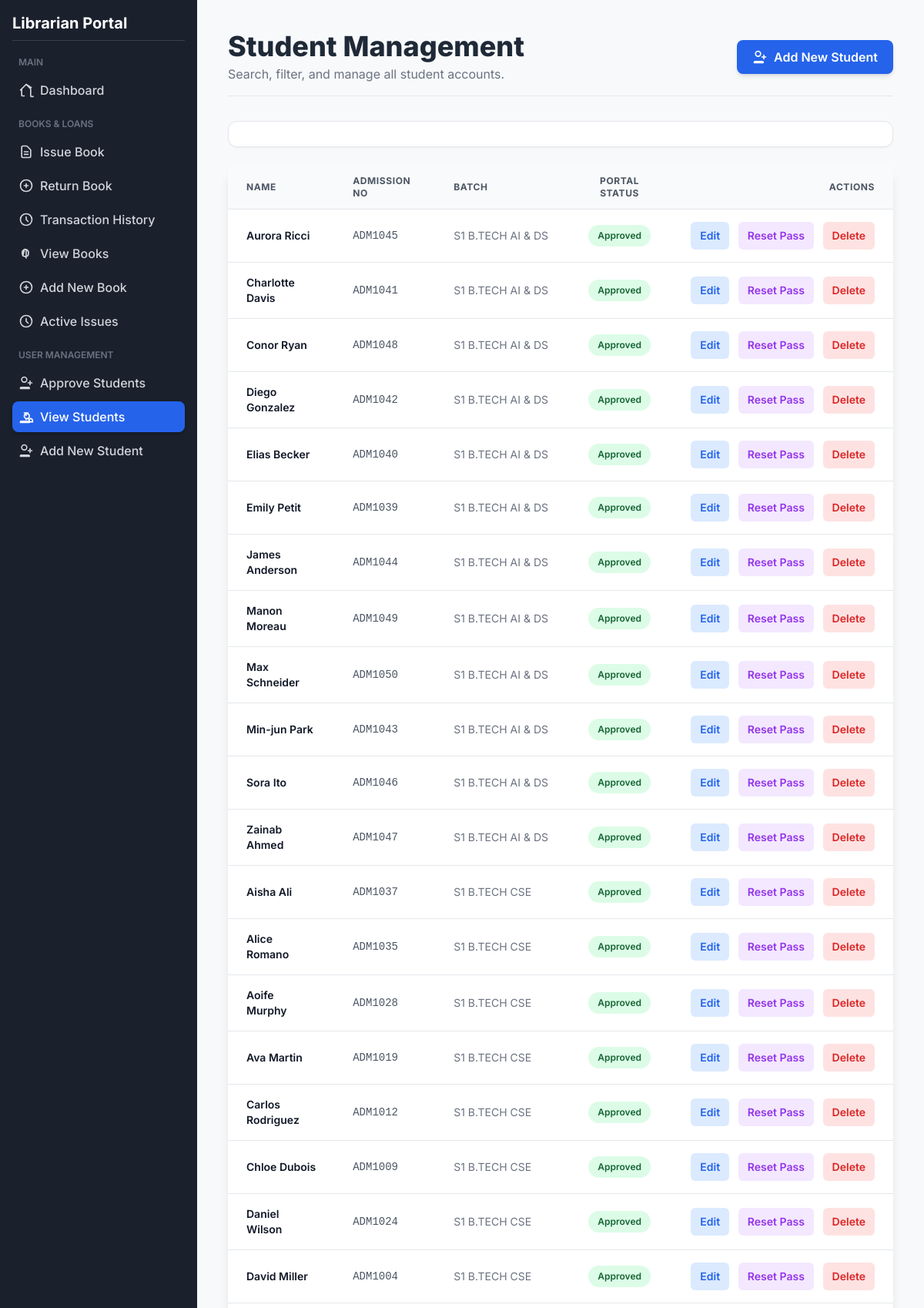
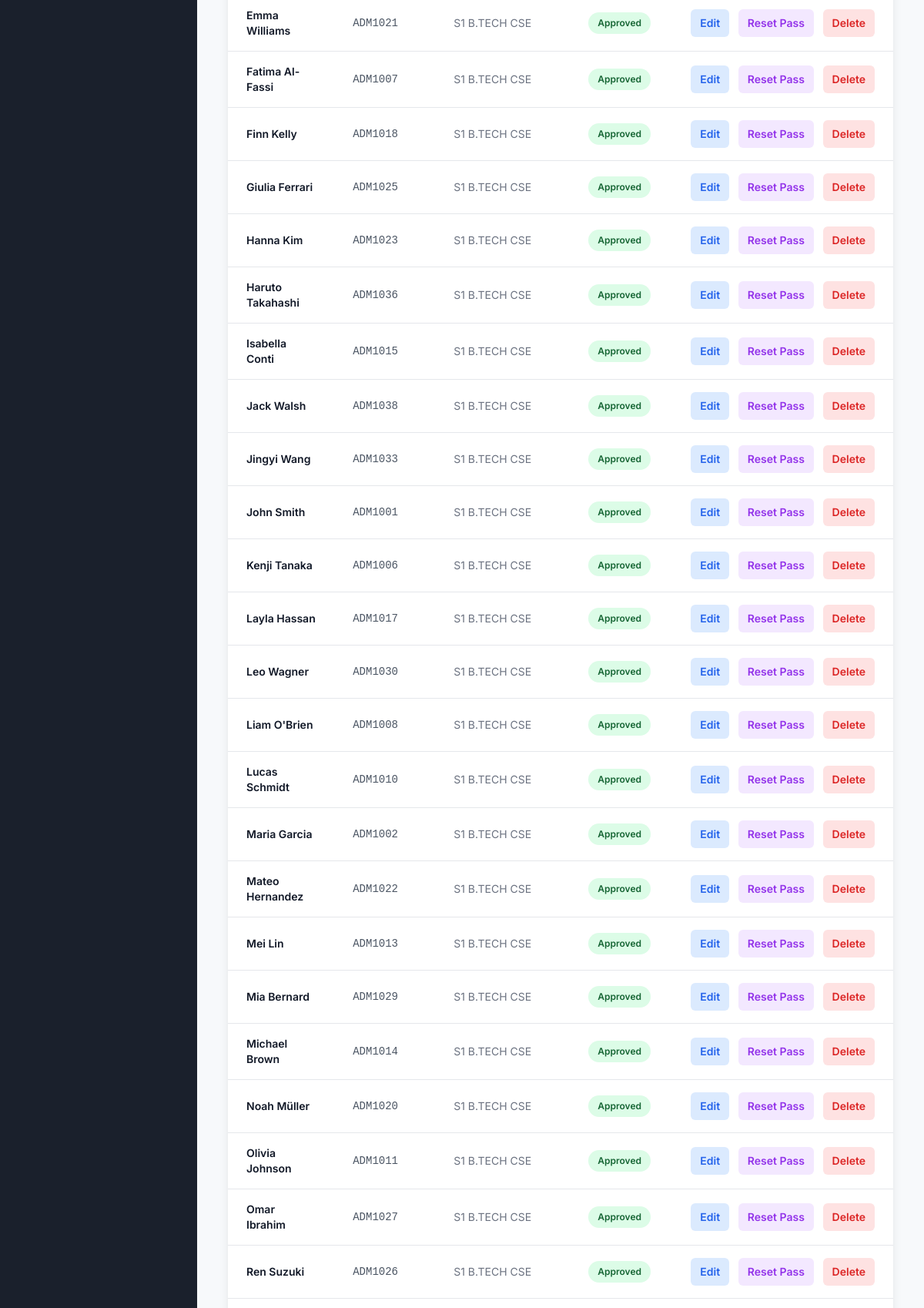
Screenshot of /view_students (signed in, upper part) with the database file from the repository (2 pictures, top to bottom).
### tables this page shows
CREATE TABLE students_auth (
                id INTEGER PRIMARY KEY AUTOINCREMENT,
                admission_no TEXT UNIQUE NOT NULL,
                password_hash TEXT NOT NULL,
                is_approved BOOLEAN NOT NULL DEFAULT 0,
                FOREIGN KEY(admission_no) REFERENCES students(admission_no) ON DELETE CASCADE
            );

CREATE TABLE students (
                            id INTEGER PRIMARY KEY AUTOINCREMENT,
                            admission_no TEXT UNIQUE NOT NULL,
                            name TEXT NOT NULL,
                            batch TEXT NOT NULL
                        );

### app.py (the view)
@app.route("/view_students")
@login_required
def view_students():
    query = request.args.get('query', '')
    batch_filter = request.args.get('batch', 'all')
    status_filter = request.args.get('status', 'all')
    sql = """
        SELECT s.id, s.admission_no, s.name, s.batch, sa.is_approved
        FROM students s
        LEFT JOIN students_auth sa ON s.admission_no = sa.admission_no
    """
    params = []
    conditions = []
    if query:
        search_term = f"%{query}%"
        conditions.append("(s.name LIKE ? OR s.admission_no LIKE ?)")
        params.extend([search_term, search_term])
    if batch_filter != 'all':
        conditions.append("s.batch = ?")
        params.append(batch_filter)
    if status_filter == 'approved':
        conditions.append("sa.is_approved = 1")
    elif status_filter == 'pending':
        conditions.append("(sa.is_approved = 0 OR sa.is_approved IS NULL)")
    if conditions:
        sql += " WHERE " + " AND ".join(conditions)
    sql += " ORDER BY s.batch, s.name"
    with get_connection() as conn:
        students = conn.execute(sql, tuple(params)).fetchall()
        batches = conn.execute("SELECT DISTINCT batch FROM students ORDER BY batch ASC").fetchall()
    return render_template("view_students.html",
                           students=students,
                           batches=batches,
                           search_query=query,
                           current_batch=batch_filter,
                           current_status=status_filter)

### app.py (called while the page is built)
def get_connection():
    return SQLiteContext(DB_NAME)

def login_required(f):
    @wraps(f)
    def decorated_function(*args, **kwargs):
        if not session.get('logged_in'):
            flash('Please log in to access this page.', 'danger')
            return redirect(url_for('login'))
        return f(*args, **kwargs)
    return decorated_function

@app.context_processor
def inject_pending_count():
    with get_connection() as conn:
        try:
            count = conn.execute("SELECT COUNT(id) FROM students_auth WHERE is_approved = 0").fetchone()[0]
            return dict(pending_count=count)
        except:
            return dict(pending_count=0)

    def __enter__(self):
        self.conn = sqlite3.connect(self.db_name)
        self.conn.row_factory = sqlite3.Row
        self.conn.execute('PRAGMA foreign_keys = ON;')
        return self.conn

    def __exit__(self, exc_type, exc_val, exc_tb):
        if exc_type is None and self.conn:
            self.conn.commit()
        if self.conn:
            self.conn.close()
        return False

### templates/view_students.html (shortened to what this page needs)
<!DOCTYPE html>
<html lang="en">
<head>
    <script src="https://cdn.tailwindcss.com"></script>
</head>
<body class="min-h-screen">
    <div class="md:flex">
        <div class="sidebar w-full md:w-64 p-4 flex-shrink-0 md:flex md:flex-col md:h-screen md:sticky md:top-0">
            <div class="flex-grow">
                <h2 class="text-xl font-bold text-white mb-4 border-b border-gray-700 pb-2">Librarian Portal</h2>
                <nav class="flex flex-col space-y-1">
                    <span class="text-xs uppercase text-gray-500 px-2 pt-1 pb-1 font-semibold block">Main</span>
                    <a href="{{ url_for('index') }}" class="nav-link flex items-center p-2 rounded-lg text-gray-300 font-medium">
                        <svg class="w-5 h-5 mr-2" fill="none" stroke="currentColor" viewBox="0 0 24 24"><path stroke-linecap="round" stroke-linejoin="round" stroke-width="2" d="M3 12l2-2m0 0l7-7 7 7M5 10v10a1 1 0 001 1h3m10-10v10a1 1 0 001 1h3m-3-14L12 3l-7 7"></path></svg>
                        Dashboard
                    </a>
                    <span class="text-xs uppercase text-gray-500 px-2 pt-3 pb-1 font-semibold block">Books & Loans</span>
                    <a href="{{ url_for('issue_book') }}" class="nav-link flex items-center p-2 rounded-lg text-gray-300 font-medium">
                        <svg class="w-5 h-5 mr-2" fill="none" stroke="currentColor" viewBox="0 0 24 24"><path stroke-linecap="round" stroke-linejoin="round" stroke-width="2" d="M9 12h6m-6 4h6m2 5H7a2 2 0 01-2-2V5a2 2 0 012-2h5.586a1 1 0 01.707.293l5.414 5.414a1 1 0 01.293.707V19a2 2 0 01-2 2z"></path></svg>
                        Issue Book
                    </a>
                    <a href="{{ url_for('return_book') }}" class="nav-link flex items-center p-2 rounded-lg text-gray-300 font-medium">
                        <svg class="w-5 h-5 mr-2" fill="none" stroke="currentColor" viewBox="0 0 24 24"><path stroke-linecap="round" stroke-linejoin="round" stroke-width="2" d="M12 9v3m0 0v3m0-3h3m-3 0H9m12 0a9 9 0 11-18 0 9 9 0 0118 0z"></path></svg>
                        Return Book
                    </a>
                    <a href="{{ url_for('transaction_history') }}" class="nav-link flex items-center p-2 rounded-lg text-gray-300 font-medium">
                        <svg class="w-5 h-5 mr-2" fill="none" stroke="currentColor" viewBox="0 0 24 24"><path stroke-linecap="round" stroke-linejoin="round" stroke-width="2" d="M12 8v4l3 3m6-3a9 9 0 11-18 0 9 9 0 0118 0z"></path></svg>
                        Transaction History
                    </a>
                    <a href="{{ url_for('view_books') }}" class="nav-link flex items-center p-2 rounded-lg text-gray-300 font-medium">
                        View Books
                    </a>
                    <a href="{{ url_for('add_book') }}" class="nav-link flex items-center p-2 rounded-lg text-gray-300 font-medium">
                        <svg class="w-5 h-5 mr-2" fill="none" stroke="currentColor" viewBox="0 0 24 24"><path stroke-linecap="round" stroke-linejoin="round" stroke-width="2" d="M12 9v3m0 0v3m0-3h3m-3 0H9m12 0a9 9 0 11-18 0 9 9 0 0118 0z"></path></svg>
                        Add New Book
                    </a>
                    <a href="{{ url_for('active_issues') }}" class="nav-link flex items-center p-2 rounded-lg text-gray-300 font-medium">
                        <svg class="w-5 h-5 mr-2" fill="none" stroke="currentColor" viewBox="0 0 24 24"><path stroke-linecap="round" stroke-linejoin="round" stroke-width="2" d="M12 8v4l3 3m6-3a9 9 0 11-18 0 9 9 0 0118 0z"></path></svg>
                        Active Issues
                    </a>
                    <span class="text-xs uppercase text-gray-500 px-2 pt-3 pb-1 font-semibold block">User Management</span>
                    <a href="{{ url_for('approve_students') }}" class="nav-link flex items-center p-2 rounded-lg text-gray-300 font-medium">
                         <svg class="w-5 h-5 mr-2" fill="none" stroke="currentColor" viewBox="0 0 24 24"><path stroke-linecap="round" stroke-linejoin="round" stroke-width="2" d="M18 9v3m0 0v3m0-3h3m-3 0h-3m-2-5a4 4 0 11-8 0 4 4 0 018 0zM3 20a1 1 0 011-1h12a1 1 0 011 1v1h-14v-1z"></path></svg>
                        <span>Approve Students</span>
                    </a>
                    <a href="{{ url_for('view_students') }}" class="nav-link-active flex items-center p-2 rounded-lg text-white bg-blue-600 font-medium shadow-md">
                        <svg class="w-5 h-5 mr-2" fill="none" stroke="currentColor" viewBox="0 0 24 24"><path stroke-linecap="round" stroke-linejoin="round" stroke-width="2" d="M17 20h5v-2a3 3 0 00-5.356-1.857M17 20v-2a3 3 0 00-5.356-1.857M12 10V6M9 6h6m2 5a4 4 0 11-8 0 4 4 0 018 0zM3 20a1 1 0 011-1h12a1 1 0 011 1v1h-14v-1z"></path></svg>
                        View Students
                    </a>
                    <a href="{{ url_for('add_student') }}" class="nav-link flex items-center p-2 rounded-lg text-gray-300 font-medium">
                        <svg class="w-5 h-5 mr-2" fill="none" stroke="currentColor" viewBox="0 0 24 24"><path stroke-linecap="round" stroke-linejoin="round" stroke-width="2" d="M18 9v3m0 0v3m0-3h3m-3 0h-3m-2-5a4 4 0 11-8 0 4 4 0 018 0zM3 20a1 1 0 011-1h12a1 1 0 011 1v1h-14v-1z"></path></svg>
                        Add New Student
                    </a>
                </nav>
            </div>
        </div>
        <main class="flex-grow p-10">
            <header class="mb-8 flex flex-col md:flex-row justify-between items-start md:items-center pb-4 border-b border-gray-200">
                <div>
                    <h1 class="text-4xl font-extrabold text-gray-800">Student Management</h1>
                    <p class="text-gray-500 mt-1">Search, filter, and manage all student accounts.</p>
                </div>
                <a href="{{ url_for('add_student') }}" class="mt-4 md:mt-0 px-5 py-2.5 bg-blue-600 text-white font-semibold rounded-lg shadow-md hover:bg-blue-700 transition duration-150 flex items-center">
                    <svg class="w-5 h-5 mr-2" fill="none" stroke="currentColor" viewBox="0 0 24 24"><path stroke-linecap="round" stroke-linejoin="round" stroke-width="2" d="M18 9v3m0 0v3m0-3h3m-3 0h-3m-2-5a4 4 0 11-8 0 4 4 0 018 0zM3 20a1 1 0 011-1h12a1 1 0 011 1v1h-14v-1z"></path></svg>
                    Add New Student
                </a>
            </header>
            <div class="mb-6 bg-white p-4 rounded-xl shadow-sm border border-gray-200">
                </div>
            <div class="overflow-x-auto bg-white rounded-xl shadow-lg">
                <table class="min-w-full divide-y divide-gray-200">
                    <thead class="bg-gray-50">
                        <tr>
                            <th class="px-6 py-3 text-left text-xs font-bold text-gray-600 uppercase tracking-wider">Name</th>
                            <th class="px-6 py-3 text-left text-xs font-bold text-gray-600 uppercase tracking-wider">Admission No</th>
                            <th class="px-6 py-3 text-left text-xs font-bold text-gray-600 uppercase tracking-wider">Batch</th>
                            <th class="px-6 py-3 text-center text-xs font-bold text-gray-600 uppercase tracking-wider">Portal Status</th>
                            <th class="px-6 py-3 text-right text-xs font-bold text-gray-600 uppercase tracking-wider">Actions</th>
                        </tr>
                    </thead>
                    <tbody class="bg-white divide-y divide-gray-200">
                        {% if students %}
                            {% for student in students %}
                            <tr class="hover:bg-gray-50 transition duration-150">
                                <td class="px-6 py-4 text-sm font-semibold text-gray-900">{{ student.name }}</td>
                                <td class="px-6 py-4 whitespace-nowrap text-sm text-gray-600 font-mono">{{ student.admission_no }}</td>
                                <td class="px-6 py-4 whitespace-nowrap text-sm text-gray-500">{{ student.batch }}</td>
                                <td class="px-6 py-4 whitespace-nowrap text-center">
                                    {% if student.is_approved == 1 %}
                                        <span class="px-3 py-1 inline-flex text-xs leading-5 font-semibold rounded-full bg-green-100 text-green-800">Approved</span>
                                    {% elif student.is_approved == 0 %}
                                        <span class="px-3 py-1 inline-flex text-xs leading-5 font-semibold rounded-full bg-yellow-100 text-yellow-800">Pending</span>
                                    {% else %}
                                        <span class="px-3 py-1 inline-flex text-xs leading-5 font-semibold rounded-full bg-gray-100 text-gray-800">Not Registered</span>
                                    {% endif %}
                                </td>
                                <td class="px-6 py-4 whitespace-nowrap text-sm font-medium text-right space-x-2">
                                    <button type="button" class="edit-student-btn px-3 py-2 text-sm font-semibold rounded-md text-blue-600 bg-blue-100 hover:bg-blue-200 transition"
                                        data-student-id="{{ student.id }}" data-student-name="{{ student.name }}"
                                        data-student-admission="{{ student.admission_no }}" data-student-batch="{{ student.batch }}">
                                        Edit
                                    </button>
                                    <button type="button" class="reset-pass-btn px-3 py-2 text-sm font-semibold rounded-md text-purple-600 bg-purple-100 hover:bg-purple-200 transition"
                                        data-student-id="{{ student.id }}" data-student-name="{{ student.name }}">
                                        Reset Pass
                                    </button>
                                    <button type="button" class="delete-student-btn px-3 py-2 text-sm font-semibold rounded-md text-red-600 bg-red-100 hover:bg-red-200 transition"
                                        data-student-id="{{ student.id }}"
                                        data-student-name="{{ student.name }}">
                                        Delete
                                    </button>
                                </td>
                            </tr>
                            {% endfor %}
                        {% else %}
                            <tr><td colspan="5" class="text-center py-10 px-6 text-gray-500">No Students Found</td></tr>
                        {% endif %}
                    </tbody>
                </table>
            </div>
        </main>
    </div>
</body>
</html>

### templates/view_students.html (style rules this page uses)
body { font-family: 'Inter', sans-serif; background-color: #f7f9fb; }
.sidebar { background-color: #1a202c; }
.nav-link { transition: background-color 0.2s, color 0.2s; }
.nav-link:hover, .nav-link-active { background-color: #2d3748; }

### rows the page displays
students_auth: name "Aurora Ricci", admission_no "ADM1045", batch "S1 B.TECH AI & DS", is_approved "Approved"
students_auth: name "Charlotte Davis", admission_no "ADM1041", batch "S1 B.TECH AI & DS", is_approved "Approved"
students_auth: name "Conor Ryan", admission_no "ADM1048", batch "S1 B.TECH AI & DS", is_approved "Approved"
students_auth: name "Diego Gonzalez", admission_no "ADM1042", batch "S1 B.TECH AI & DS", is_approved "Approved"
students_auth: name "Elias Becker", admission_no "ADM1040", batch "S1 B.TECH AI & DS", is_approved "Approved"
students_auth: name "Emily Petit", admission_no "ADM1039", batch "S1 B.TECH AI & DS", is_approved "Approved"
students_auth: name "James Anderson", admission_no "ADM1044", batch "S1 B.TECH AI & DS", is_approved "Approved"
students_auth: name "Manon Moreau", admission_no "ADM1049", batch "S1 B.TECH AI & DS", is_approved "Approved"
students_auth: name "Max Schneider", admission_no "ADM1050", batch "S1 B.TECH AI & DS", is_approved "Approved"
students_auth: name "Min-jun Park", admission_no "ADM1043", batch "S1 B.TECH AI & DS", is_approved "Approved"
students_auth: name "Sora Ito", admission_no "ADM1046", batch "S1 B.TECH AI & DS", is_approved "Approved"
students_auth: name "Zainab Ahmed", admission_no "ADM1047", batch "S1 B.TECH AI & DS", is_approved "Approved"
students_auth: name "Aisha Ali", admission_no "ADM1037", batch "S1 B.TECH CSE", is_approved "Approved"
students_auth: name "Alice Romano", admission_no "ADM1035", batch "S1 B.TECH CSE", is_approved "Approved"
students_auth: name "Aoife Murphy", admission_no "ADM1028", batch "S1 B.TECH CSE", is_approved "Approved"
students_auth: name "Ava Martin", admission_no "ADM1019", batch "S1 B.TECH CSE", is_approved "Approved"
students_auth: name "Carlos Rodriguez", admission_no "ADM1012", batch "S1 B.TECH CSE", is_approved "Approved"
students_auth: name "Chloe Dubois", admission_no "ADM1009", batch "S1 B.TECH CSE", is_approved "Approved"
students_auth: name "Daniel Wilson", admission_no "ADM1024", batch "S1 B.TECH CSE", is_approved "Approved"
students_auth: name "David Miller", admission_no "ADM1004", batch "S1 B.TECH CSE", is_approved "Approved"
students_auth: name "Emma Williams", admission_no "ADM1021", batch "S1 B.TECH CSE", is_approved "Approved"
students_auth: name "Fatima Al-Fassi", admission_no "ADM1007", batch "S1 B.TECH CSE", is_approved "Approved"
students_auth: name "Finn Kelly", admission_no "ADM1018", batch "S1 B.TECH CSE", is_approved "Approved"
students_auth: name "Giulia Ferrari", admission_no "ADM1025", batch "S1 B.TECH CSE", is_approved "Approved"
students_auth: name "Hanna Kim", admission_no "ADM1023", batch "S1 B.TECH CSE", is_approved "Approved"
students_auth: name "Haruto Takahashi", admission_no "ADM1036", batch "S1 B.TECH CSE", is_approved "Approved"
students_auth: name "Isabella Conti", admission_no "ADM1015", batch "S1 B.TECH CSE", is_approved "Approved"
students_auth: name "Jack Walsh", admission_no "ADM1038", batch "S1 B.TECH CSE", is_approved "Approved"
students_auth: name "Jingyi Wang", admission_no "ADM1033", batch "S1 B.TECH CSE", is_approved "Approved"
students_auth: name "John Smith", admission_no "ADM1001", batch "S1 B.TECH CSE", is_approved "Approved"
students_auth: name "Kenji Tanaka", admission_no "ADM1006", batch "S1 B.TECH CSE", is_approved "Approved"
students_auth: name "Layla Hassan", admission_no "ADM1017", batch "S1 B.TECH CSE", is_approved "Approved"
students_auth: name "Leo Wagner", admission_no "ADM1030", batch "S1 B.TECH CSE", is_approved "Approved"
students_auth: name "Liam O'Brien", admission_no "ADM1008", batch "S1 B.TECH CSE", is_approved "Approved"
students_auth: name "Lucas Schmidt", admission_no "ADM1010", batch "S1 B.TECH CSE", is_approved "Approved"
students_auth: name "Maria Garcia", admission_no "ADM1002", batch "S1 B.TECH CSE", is_approved "Approved"
students_auth: name "Mateo Hernandez", admission_no "ADM1022", batch "S1 B.TECH CSE", is_approved "Approved"
students_auth: name "Mei Lin", admission_no "ADM1013", batch "S1 B.TECH CSE", is_approved "Approved"
students_auth: name "Mia Bernard", admission_no "ADM1029", batch "S1 B.TECH CSE", is_approved "Approved"
students_auth: name "Michael Brown", admission_no "ADM1014", batch "S1 B.TECH CSE", is_approved "Approved"
students_auth: name "Noah Müller", admission_no "ADM1020", batch "S1 B.TECH CSE", is_approved "Approved"
students_auth: name "Olivia Johnson", admission_no "ADM1011", batch "S1 B.TECH CSE", is_approved "Approved"
students_auth: name "Omar Ibrahim", admission_no "ADM1027", batch "S1 B.TECH CSE", is_approved "Approved"
students_auth: name "Ren Suzuki", admission_no "ADM1026", batch "S1 B.TECH CSE", is_approved "Approved"
